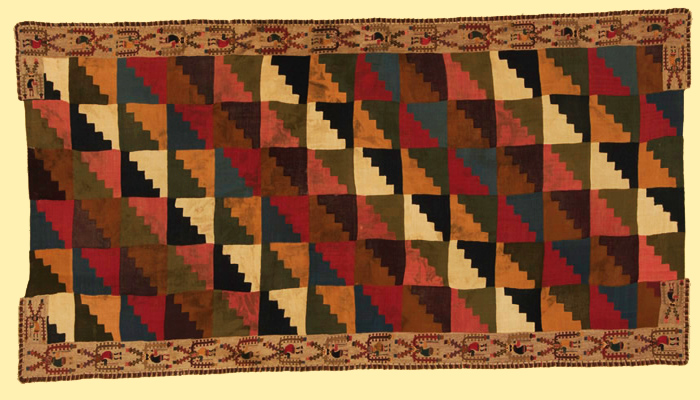
%> input picture ProyectoManto/manto.jpg, 700 x 400 px
$ octave a20152771_proyecto.m   (GNU Octave 9; MATLAB toolbox functions it lacks are replaced by stand-ins)
%> lines starting %> are read from the running program, lines starting %| are printed output that depends on the picture; in (x1, y1, x2, y2) boxes, pixels count from 0 and x2, y2 are one past the last pixel; in counts of white or black regions, pixels touching at a corner belong together; the program's own positions count from 1
%Cargamos la imagen
manto = imread('manto.jpg');
%> manto is the input picture: size 400x700x3 uint8; mean R, G, B 137.6, 96.1, 62.9
%Obtenemos plano rojo, verde y azul
mantoR = manto(:,:,1);
mantoG = manto(:,:,2);
mantoB = manto(:,:,3);
%Hacemos un filtro pasabajo
%Butterworth 2D
[h,w] = size(mantoR);% Dimensiones de imagen en 2D
%> h = 400; w = 700
% Vectores que representan valores para los ejes U e V
[u,v] = meshgrid(-floor(w/2):floor(w/2)-1,-floor(h/2):floor(h/2)-1);
B = sqrt(2) - 1; % Constante para Butterworth
D = sqrt(u.^2 + v.^2); % Distancia al centro de la imagen
D0 = 50; % D0 indica la distancia de corte
N = 5; % Orden del filtro
h_lp = 1 ./ (1 + B * ((D ./ D0).^(2 * N))); % Filtro pasabajo

%Filtramos la imagen en el plano rojo
f0R = fftshift(fft2(mantoR));
imfilBajoR=f0R.*h_lp;
%Filtramos la imagen en el plano verde
f0G = fftshift(fft2(mantoG));
imfilBajoG=f0G.*h_lp;
%Filtramos la imagen en el plano azul
f0B = fftshift(fft2(mantoB));
imfilBajoB=f0B.*h_lp;


%Mostramos el filtro y la imagen en el plano rojo
figure,
subplot 221,imshow(log10(abs(f0R)),[]),axis image,colormap gray, title('Magnitud de FFT2 de plano rojo')
subplot 222,imshow(h_lp,[]),axis image,colormap gray, title('Filtro pasabajo en frecuencia')
subplot 223,imshow(log10(1+abs(imfilBajoR)),[]),axis image,colormap gray, title('Plano rojo filtrado en frecuencia')
subplot 224,imshow(real(abs((ifft2(imfilBajoR)))),[]), colormap gray, title('Plano rojo filtrado en el espacio')

%Mostramos el filtro y la imagen en el plano verde
figure,
subplot 221,imshow(log10(abs(f0G)),[]),axis image,colormap gray, title('Magnitud de FFT2 de plano verde')
subplot 222,imshow(h_lp,[]),axis image,colormap gray, title('Filtro pasabajo en frecuencia')
subplot 223,imshow(log10(1+abs(imfilBajoG)),[]),axis image,colormap gray, title('Plano verde filtrado en frecuencia')
subplot 224,imshow(real(abs((ifft2(imfilBajoG)))),[]), colormap gray, title('Plano verde filtrado en el espacio')

%Mostramos el filtro y la imagen en el plano azul
figure,
subplot 221,imshow(log10(abs(f0B)),[]),axis image,colormap gray, title('Magnitud de FFT2 de plano azul')
subplot 222,imshow(h_lp,[]),axis image,colormap gray, title('Filtro pasabajo en frecuencia')
subplot 223,imshow(log10(1+abs(imfilBajoB)),[]),axis image,colormap gray, title('Plano azul filtrado en frecuencia')
subplot 224,imshow(real(abs((ifft2(imfilBajoB)))),[]), colormap gray, title('Plano azul filtrado en el espacio')
%> after `title('Plano azul filtrado en el espacio')`:
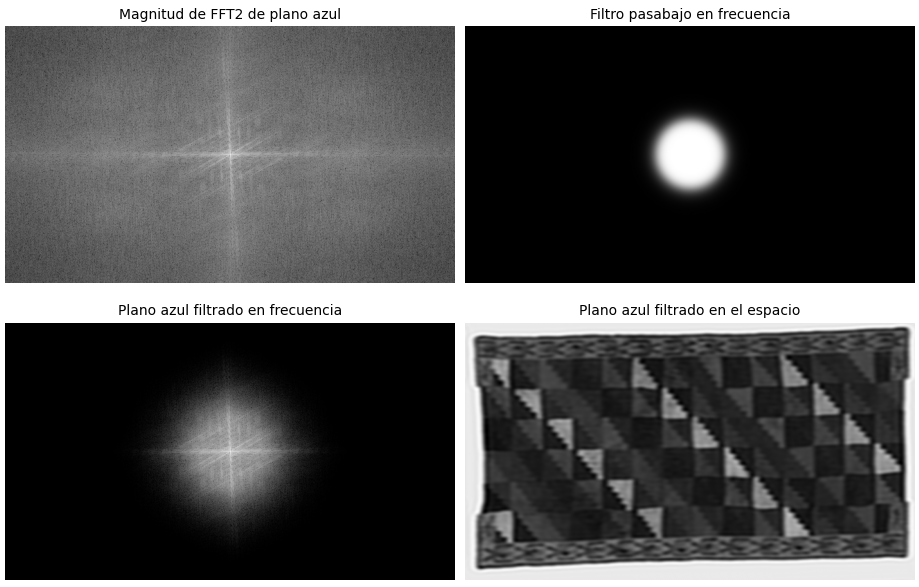
%> figure redrawn from the program's plot data, 4 panels
%Se puede observar que la imagen con el filtro pasabajo remarca la forma de
%onda de las lineas del manto. Además, la imagen se ve mas borrosa, ya que
%se eliminaron los cambios bruscos que provenian de las altas frecuencias.

%Convertimos de rgb a hsv, y obtenemos cada plano
hsv = rgb2hsv(manto);
%> hsv: size 400x700x3 double; mean H, S, V 0.149, 0.561, 0.541
hsvH=hsv(:,:,1);
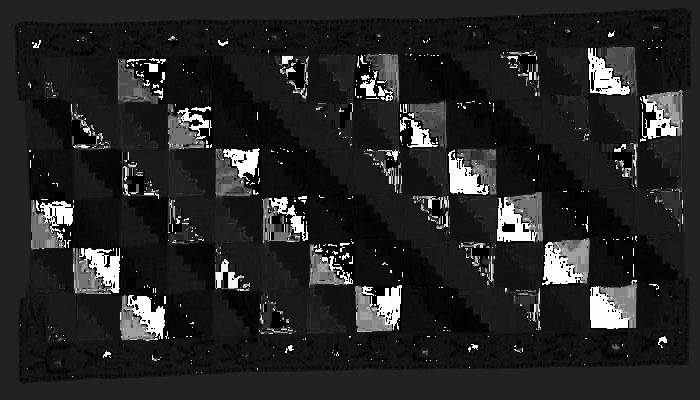
%> hsvH: size 400x700 double; min 0, max 0.999, mean 0.149
hsvS=hsv(:,:,2);
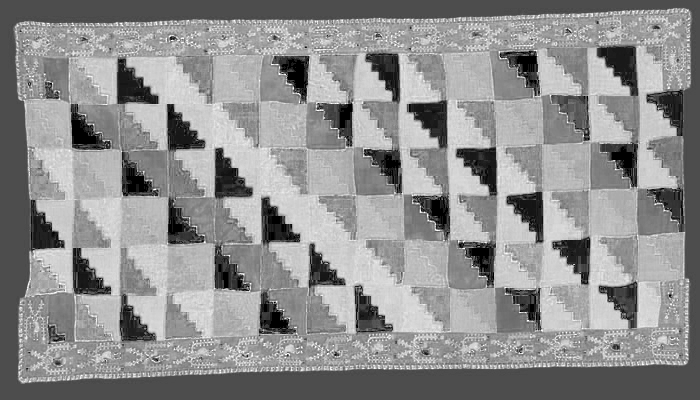
%> hsvS: size 400x700 double; min 0, max 1, mean 0.561
hsvV=hsv(:,:,3);
%Mostramos los planos RGB y HSV
figure,
subplot 231, imshow(mantoR,[]), title('R')
subplot 232, imshow(mantoG,[]), title('G')
subplot 233, imshow(mantoB,[]), title('B')
subplot 234, imshow(255*hsvH,[]), title('H')
subplot 235, imshow(255*hsvS,[]), title('S')
subplot 236, imshow(255*hsvV,[]), title('V')
%El formato RGB te otorga la intensidad de cada color primario, mientras
%que el formato HSV te otorga las tonalidades, las saturaciones y los brillos de la
%imagen.

%Se grafica el histograma del plano Hue y Saturación de la imagen
histH=imhist(uint8(255*hsvH));
%> histH = 256 values, max 43271 at index 36, min 0 at index 63, mean 1093.8
histS=imhist(uint8(255*hsvS));
%> histS = 256 values, max 38151 at index 78, min 0 at index 2, mean 1093.8
figure,
subplot 211,plot(histH,'.-r'), title('Histograma de Hue');
subplot 212,plot(histS,'.-r'), title('Histograma de Saturación');
%> after `title('Histograma de Saturación')`:
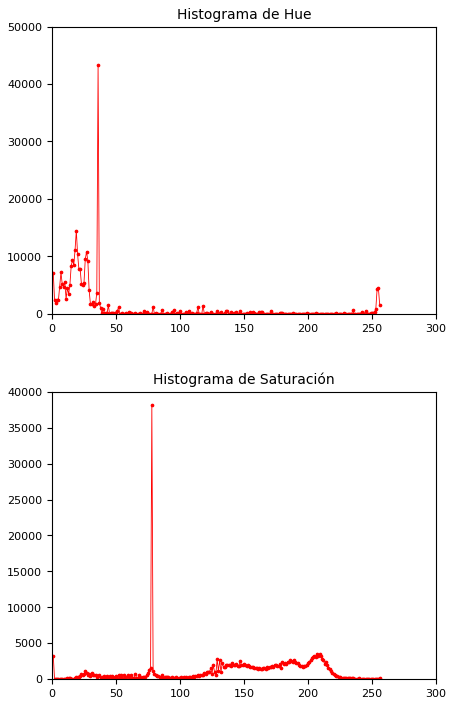
%> figure redrawn from the program's plot data, 2 panels; panel 1: curve peaks at x = 36, y = 43271; panel 2: curve peaks at x = 78, y = 38151
%Se puede observar que las tonalidades que predominan en la imagen son los
%rojos y los amarillos. Y que la saturación de la imagen va de 100 a 220.

%Se obtienen las máscaras a partir del plano Hue y Saturacion
maskH = (hsvH > 0.0627) .* (hsvH < 0.0784);
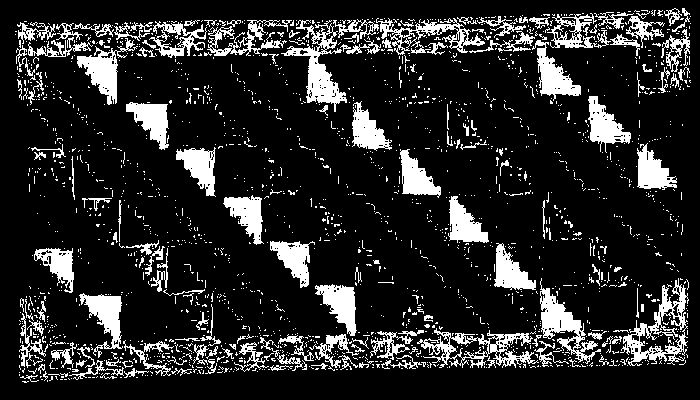
%> maskH: size 400x700 double; values 0 (black) and 1 (white), 15.8% white; 1969 white regions (1813 under 20 px), largest, box (x1, y1, x2, y2) and area: (620, 278, 689, 366) 1820, (281, 20, 347, 112) 1810, (417, 328, 539, 368) 1617
maskS = (hsvS > 0.7059);
%> maskS: size 400x700 logical; 33.5% white; 1933 white regions (1801 under 20 px), largest, box (x1, y1, x2, y2) and area: (125, 53, 494, 334) 29840, (444, 51, 638, 338) 18233, (23, 99, 78, 297) 4807
mask=maskH.*maskS;
%> mask: size 400x700 double; values 0 (black) and 1 (white), 8.8% white; 2399 white regions (2331 under 20 px), largest, box (x1, y1, x2, y2) and area: (307, 48, 346, 104) 1058, (315, 286, 356, 334) 1052, (589, 96, 631, 144) 1026
%Aplicamos un filtro gaussiano
H = fspecial('gaussian',10);
imfil = imfilter(mask,H);
imUmb=imfil>0.85;
%> imUmb: size 400x700 logical; 5.3% white; 324 white regions (299 under 20 px), largest, box (x1, y1, x2, y2) and area: (317, 286, 355, 333) 915, (126, 104, 165, 148) 904, (450, 196, 487, 241) 843

%Se observo que el filtro y la umbralizacion no es suficiente, por lo cual
%se optó realizar una apertura y un cierre
matriz = ones(5);
imOpen = imopen(imUmb,matriz);
%> imOpen: size 400x700 logical; 4.3% white; 23 white regions, largest, box (x1, y1, x2, y2) and area: (323, 287, 354, 330) 833, (126, 104, 165, 138) 820, (450, 200, 487, 240) 784
imClose = imclose(imOpen,matriz);
%> imClose: size 400x700 logical; 4.4% white; 17 white regions

%Se identifican cada región
L = bwlabel(imClose);
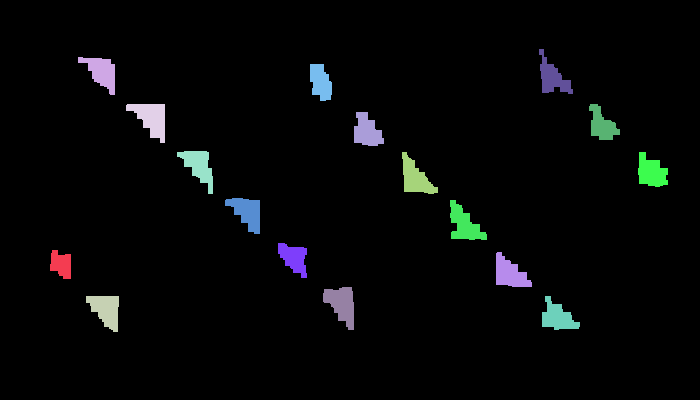
%> L: size 400x700 double; 18 distinct labels, from 0 to 17; one colour per label, 0 black
info = regionprops(L, 'BoundingBox');
%> info = 17 regions; largest, box (x1, y1, x2, y2): (177, 151, 213, 194), (539, 49, 573, 94), (126, 104, 165, 143), (402, 152, 438, 194), (450, 200, 487, 240)
n_blobs = length(info);
%> n_blobs = 17

%Se dibujan las imágenes de las máscaras y la imagen final con los bounding
%box
figure,
subplot 221, imshow(255*mask,[]), title('Máscara original')
subplot 222, imshow(imfil), title('Máscara filtrada')
subplot 223, imshow(imClose), title('umbralizada')
subplot 224, imshow(manto), title('Final'), hold on
for ind = 1:n_blobs
rectangle('Position', info(ind).BoundingBox,'EdgeColor','g','LineWidth', 2);
end
%> this loop made 17 passes
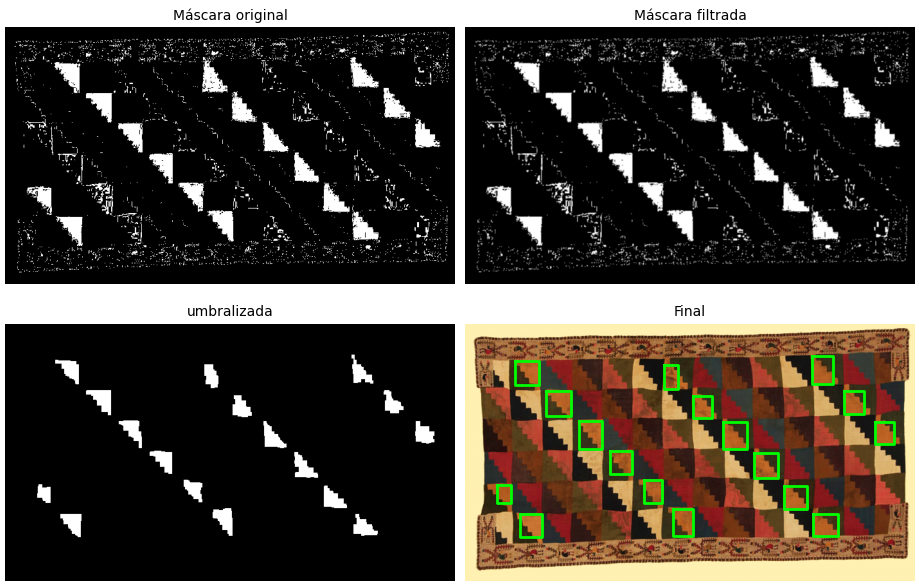
%> figure redrawn from the program's plot data, 4 panels
%El método presentado permite identificar tonalidades de colores de manera
%eficaz. Para ello, es necesario convertir la imagen al formato HSV, ya que
%así es mas facil realizar una máscara de una tonalidad específica. %
%En este caso fue necesario utilizar morfología, ya que los colores de la
%imagen eran parecidos y quedaban manchas en la máscara.
